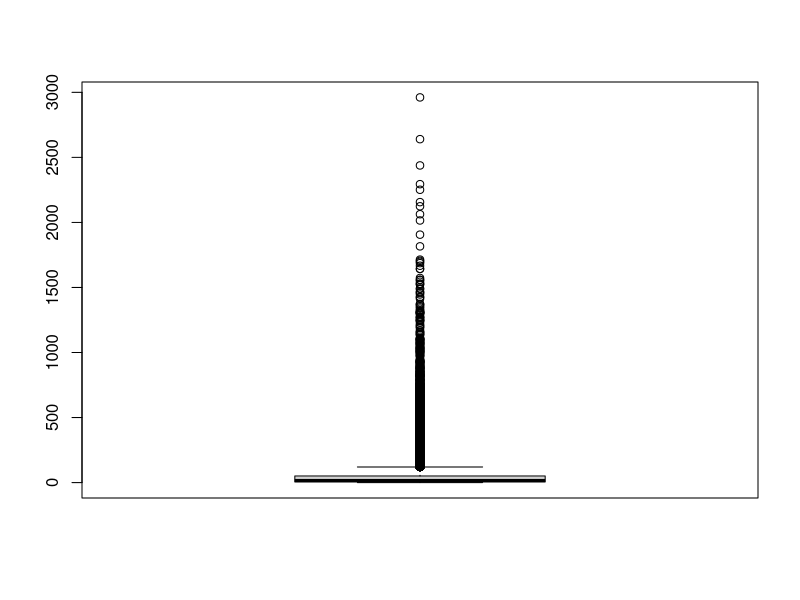

The R script that drew this image:
## ---- chunk 1
knitr::opts_chunk$set(echo = TRUE)
## ---- chunk 2
  DS <- read.csv("cookie_cats_ABtest.csv", sep = ",")
  PR <- read.csv("cookie_cats_purch.csv", sep = ",")
  
  str(DS)
  str(PR)
## ---- chunk 3
  naUserid <- which(is.na(DS$userid)) ; naUserid
  DS <- DS[-naUserid, ]
## ---- chunk 4
  table(DS$retention_1)
  DS$retention_1[DS$retention_1 == "false "] = FALSE
  DS$retention_1[DS$retention_1 == "  true "] = TRUE
  table(DS$retention_1)
## ---- chunk 5
  DS <- DS[-which.max(DS$sum_gamerounds), ]
## ---- chunk 6
  inexistentValues <- which((PR$id %in% DS$userid) == FALSE) ; inexistentValues
  PR <- PR[-inexistentValues, ]
  which((PR$id %in% DS$userid) == FALSE)
## ---- chunk 7
  naPurch <- which(is.na(PR$purch)) ; naPurch
  PR <- PR[-naPurch, ]
## ---- chunk 8
  PR['purch'] <-  as.numeric(gsub("[a-zA-Z]","", PR$purch))
## ---- chunk 9
#install.packages("pastecs")
#library(pastecs)
#stat.desc(PR)
#stat.desc(DS)

#merge
#library(dplyr)
#usersDownload<-merge(DS,PR,by.x="userid",by.y="id")
#unique(usersDownload$userid)

## ---- chunk 10
  nrow(DS)
## ---- chunk 11
  table(DS$version)
## ---- chunk 12
  boxplot(DS$sum_gamerounds)
## ---- chunk 13
  
## ---- chunk 14

#noPlayers <-length(DS$userid[DS$sum_gamerounds ==0])
#gamers <- length(PR$id) - noPlayer
#totalPl<- c(noPlayers,gamers)
#pie(totalPl)
